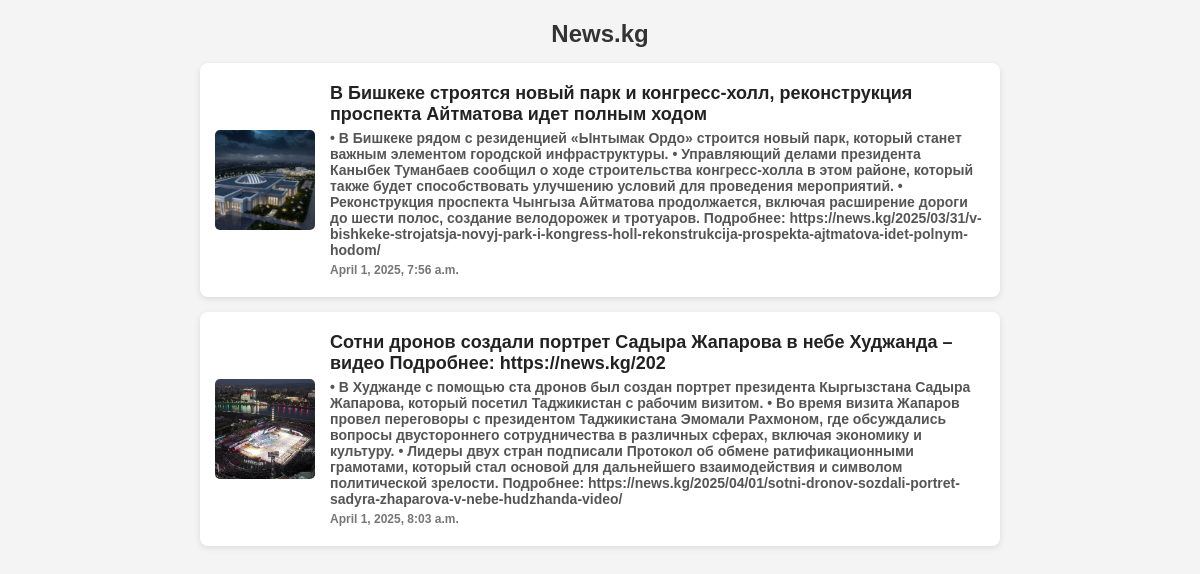
The page / on the database its author committed.
### main/models.py (models this page shows, shortened)
class News(models.Model):
    title = models.CharField(max_length=100)
    description = models.TextField(max_length=1000)
    image = models.ImageField(upload_to="news/img")
    date = models.DateTimeField(auto_now_add=True)

### main/views.py (the view)
# urls.py: 2. Add a URL to urlpatterns:  path('', views.home, name='home')
def home(request):
    news = News.objects.all()
    context = {
        "news": news
    }
    return render(request, "index.html", context)

### templates/index.html (shortened to what this page needs)
<!DOCTYPE html>
<html lang="en">
<head>
</head>
<body>
<div class="container">
    <h2>News.kg</h2>
    {% for l in news %}
    <div class="news-card">
        <img src="{{ l.image.url }}" alt="News Image">
        <div class="news-text">
            <h1>{{ l.title }}</h1>
            <h3>{{ l.description }}</h3>
            <h4>{{ l.date }}</h4>
        </div>
    </div>
    {% endfor %}
</div>
</body>
</html>

### templates/index.html (style rules this page uses)
body { font-family: 'Arial', sans-serif; margin: 0; padding: 0; background-color: #f4f4f4; }
.container { width: 85%; max-width: 800px; margin: 20px auto; text-align: center; }
h2 { font-size: 24px; color: #333; margin-bottom: 15px; font-weight: bold; }
.news-card { background: white; padding: 15px; margin-bottom: 15px; border-radius: 8px; box-shadow: 0 2px 6px rgba(0, 0, 0, 0.1); transition: transform 0.2s ease-in-out; display: flex; align-items: center; }
.news-card img { width: 100px; height: 100px; border-radius: 5px; object-fit: cover; margin-right: 15px; }
.news-text { text-align: left; flex: 1; }
.news-text h1 { font-size: 18px; color: #222; margin: 5px 0; }
.news-text h3 { font-size: 14px; color: #555; margin: 5px 0; }
.news-text h4 { font-size: 12px; color: #777; margin: 5px 0; }

### rows shown on the page
News: image (picture), title "В Бишкеке строятся новый парк и конгресс-холл, реконструкция проспекта Айтматова идет полным ходом", description "• В Бишкеке рядом с резиденцией «Ынтымак Ордо» строится новый парк, который станет важным элементом городской инфраструктуры. • Управляющий делами президента Каныбек Туманбаев сообщил о ходе строительства конгресс-холла в этом районе, который также будет способствовать улучшению условий для проведения мероприятий. • Реконструкция проспекта Чынгыза Айтматова продолжается, включая расширение дороги до шести полос, создание велодорожек и тротуаров. Подробнее: https://news.kg/2025/03/31/v-bishkeke-strojatsja-novyj-park-i-kongress-holl-rekonstrukcija-prospekta-ajtmatova-idet-polnym-hodom/", date "April 1, 2025, 7:56 a.m."
News: image (picture), title "Сотни дронов создали портрет Садыра Жапарова в небе Худжанда – видео Подробнее: https://news.kg/202", description "• В Худжанде с помощью ста дронов был создан портрет президента Кыргызстана Садыра Жапарова, который посетил Таджикистан с рабочим визитом. • Во время визита Жапаров провел переговоры с президентом Таджикистана Эмомали Рахмоном, где обсуждались вопросы двустороннего сотрудничества в различных сферах, включая экономику и культуру. • Лидеры двух стран подписали Протокол об обмене ратификационными грамотами, который стал основой для дальнейшего взаимодействия и символом политической зрелости. Подробнее: https://news.kg/2025/04/01/sotni-dronov-sozdali-portret-sadyra-zhaparova-v-nebe-hudzhanda-video/", date "April 1, 2025, 8:03 a.m."
